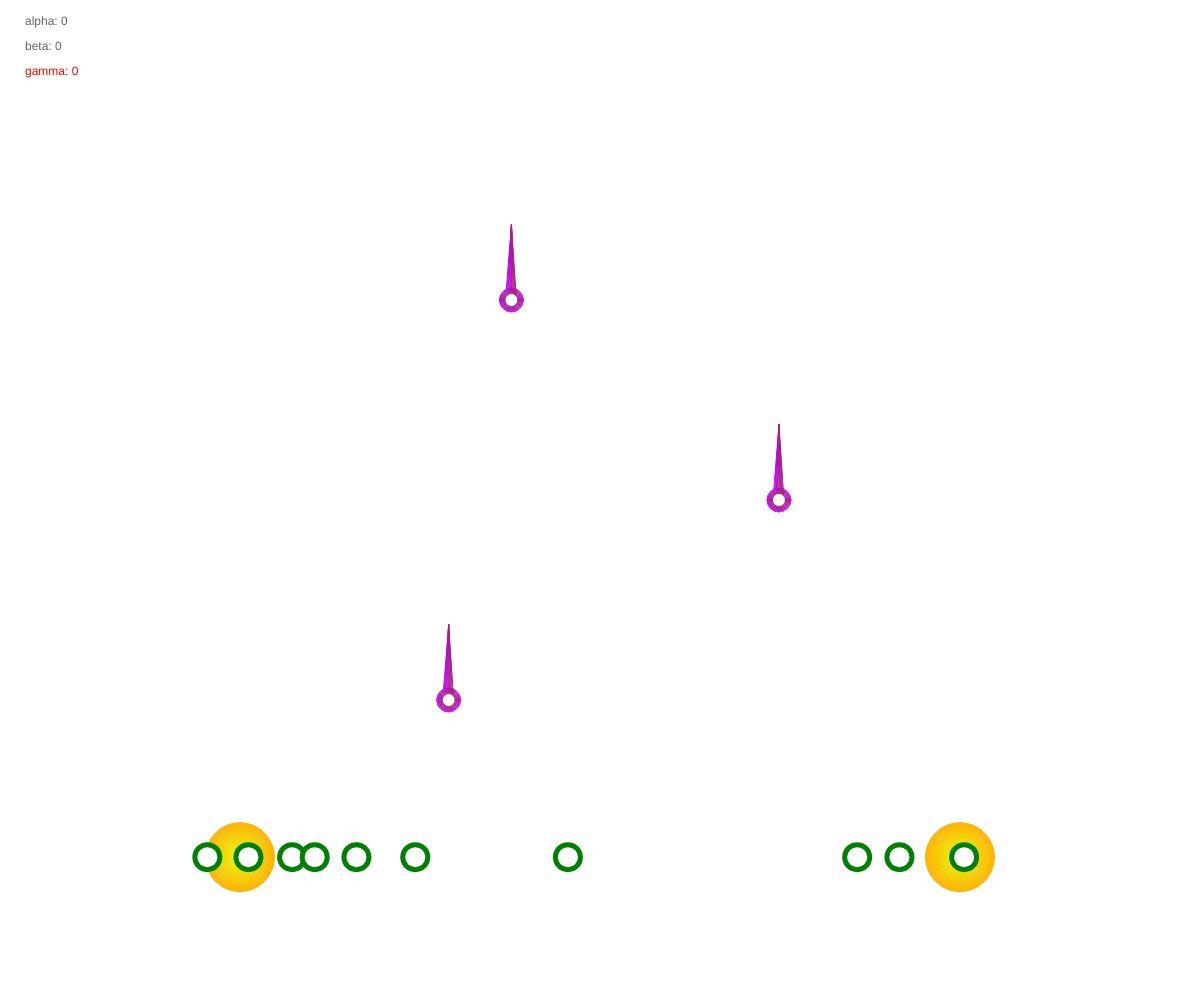
Frame 1 (no input)
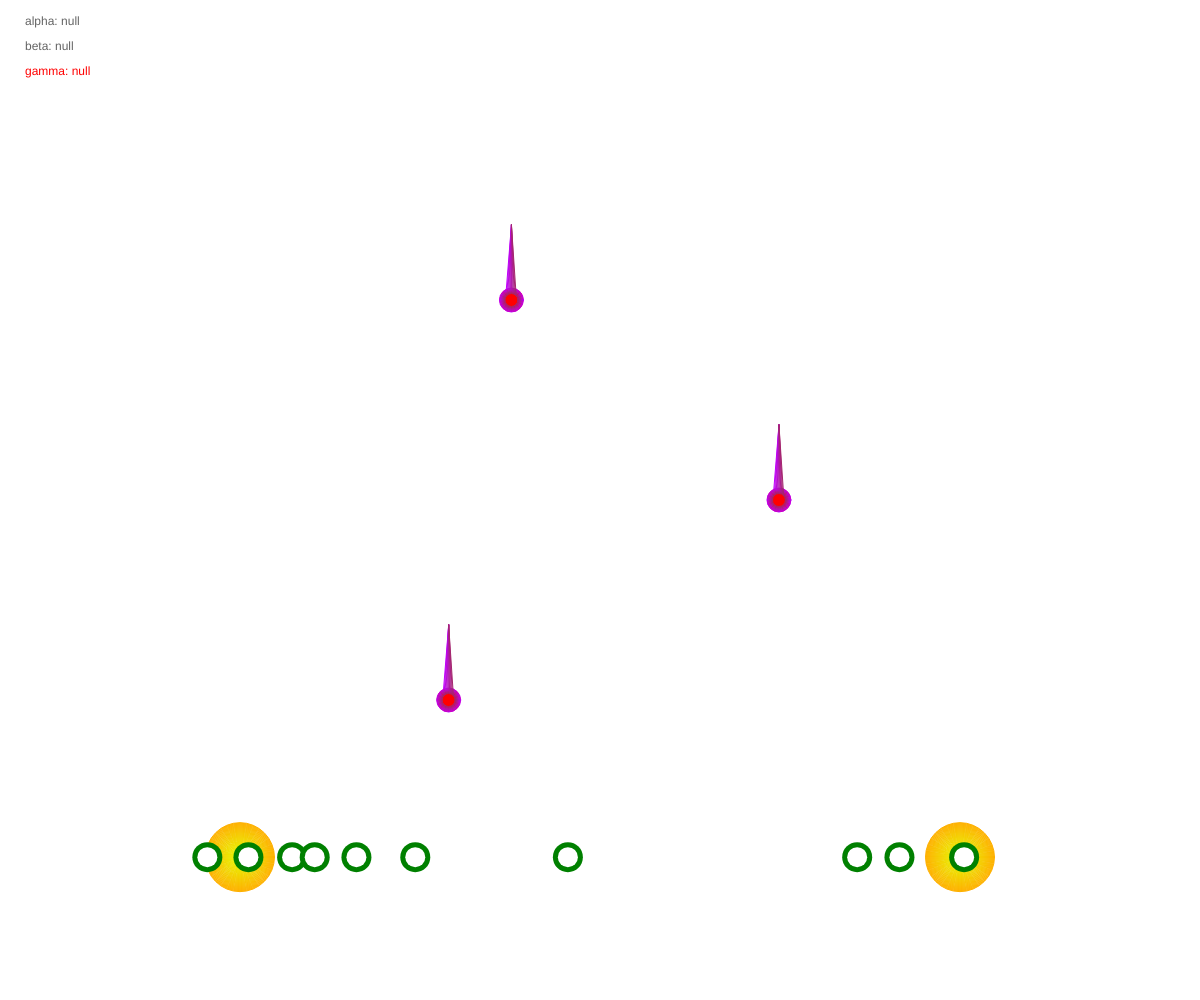
Frame 60 (no input)
Frame 120 (the mouse pressed at the canvas centre since frame 60): identical to frame 60, image omitted

The p5.js sketch that drew these frames (run headless with seeded random() and noise() and a simulated clock; from frame 60 on, the mouse is pressed at the canvas centre):

// p5.js sketch
// ── sketch.js
var alpha, beta, gamma;
var xpos, ypos;
var coni = [];
var anelli = [];
var myCanvas

function setup() {

  // set canvas size
  myCanvas = createCanvas(windowWidth, windowHeight);

  // default values
  xpos = -45;
  ypos = -45;
  alpha = 0;
  beta = 0;
  gamma = 0;

  for (var i = 0; i < 10; i++) {
    anelli[i] = new Anello(random(0, width), 6 * height / 7);
  }

  // for (var i = 0; i < 3; i++) {
  //   coni[i] = new Cono(width / 2 + (random(-width / 5, width / 5)), (i + 1) * height / 5);
  // }
}


function draw() {
  for (i = 0; i < touches.length; i++) {
    if (touches[i].x > (4*width / 5 - 70) && touches[i].x < (4*width / 5 + 70)) {
      for (var j = 0; j < anelli.length; j++) {
        if (anelli[j].pos.x > (width / 2)) anelli[j].pos.sub(0, random(0.1,3));
      }
    }
    if (touches[i].x > (width / 5 - 70) && touches[i].x < (width / 5 + 70)) {
      for (var j = 0; j < anelli.length; j++) {
        if (anelli[j].pos.x <= (width / 2)) anelli[j].pos.sub(0, random(0.1,3));
      }
    }
  }
  randomSeed(205);
  background(255);
  for (var i = 0; i < 3; i++) {
    coni[i] = new Cono(width / 2 + (random(-width / 5, width / 5)), (i + 1.5) * height / 5);
  }
  // set background color to white

  var pulSx = new Pulsante(width / 5, 6 * height / 7);
  var pulDx = new Pulsante(4 * width / 5, 6 * height / 7);


  if (beta < -2) {
    anelli.forEach(function(d) {
      d.up();
    });
  } else if (beta > 2) {
    anelli.forEach(function(d) {
      d.down();
    });
  }
  if (gamma < -2) {
    anelli.forEach(function(d) {
      d.left();
    });
  } else if (gamma > 2) {
    anelli.forEach(function(d) {
      d.right();
    });
  }
  // display variables
  fill(100);
  noStroke();
  text("alpha: " + alpha, 25, 25);
  text("beta: " + beta, 25, 50);
  fill(255, 0, 0);
  text("gamma: " + gamma, 25, 75);

  push();
  // translate(width / 2, height / 2);
  // rotate(radians(gamma));
  // fill(255, 0, 0);
  // rect(xpos, ypos, 80, 80);
  // fill(0);
  if (beta < -1) ypos--;
  else if (beta > 1) ypos++;
  if (ypos == height) ypos = 0;
  if (xpos == width) xpos = 0;
  pop();

  for (var i = 0; i < 10; i++) {
    anelli[i].show();
  }
}

// accelerometer Data
window.addEventListener('deviceorientation', function(e) {
  alpha = e.alpha;
  beta = e.beta;
  gamma = e.gamma;
});


function Cono(_x, _y) {
  var step;

  var lerpi = 0;
  for (step = _x - 6; step < _x + 6; step++) {

    stroke(
      lerpColor( // Variazione il colore da colore1 a colore2
        color('#c100ff'), // Colore1
        color('#a12960'), // Colore2
        lerpi / 12 // Interpolazione
      )
    );
    line(_x, _y - 75, step, _y);
    circle(_x, _y, 24 - lerpi);
    lerpi++;
  }
}

function Pulsante(_x, _y) {
  var step;
  var lerpi = 0;
  for (step = 1; step < 140 / 2; step++) {
    stroke(
      lerpColor( // Variazione il colore da colore1 a colore2
        color('#e4ff00'), // Colore1
        color('#ffb000'), // Colore2
        step / (140 / 2) // Interpolazione
      )
    );
    noFill();
    circle(_x, _y, step);
  }
}

function Anello(_x, _y) {
  this.pos = createVector(_x, _y);
  this.show = function() {
    noStroke();
    push();
    fill('green');
    circle(this.pos.x, this.pos.y, 30);
    pop();
    push();
    noStroke();
    fill(255);
    circle(this.pos.x, this.pos.y, 20);
    pop();
  }
  this.up = function() {
    if (this.pos.y > 10) this.pos.sub(0, random(0.1, 1));
  }
  this.down = function() {
    if (this.pos.y < (5 * height / 7)) this.pos.add(0, random(0.1, 1));
  }
  this.left = function() {
    if (this.pos.x > 10) this.pos.sub(random(0.1, 1), 0);
  }
  this.right = function() {
    if (this.pos.x < (width)) this.pos.add(random(0.1, 1), 0);
  }
}
